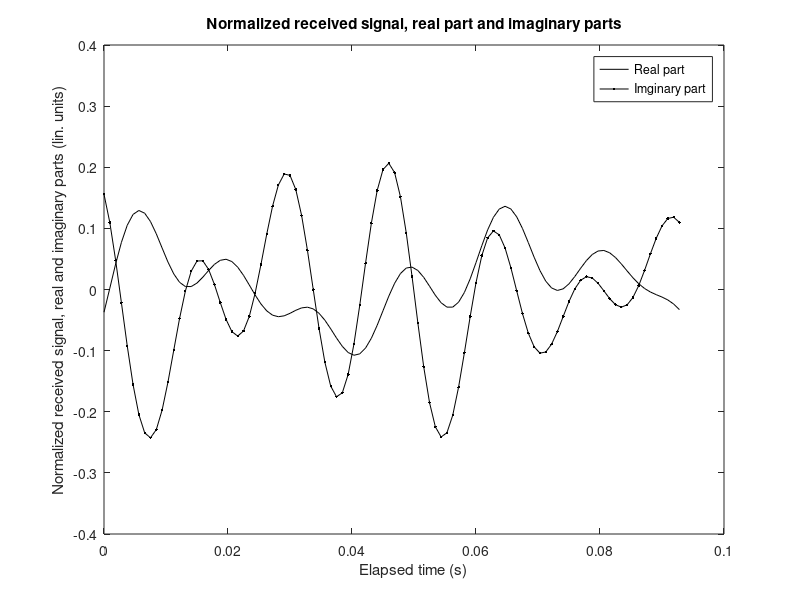
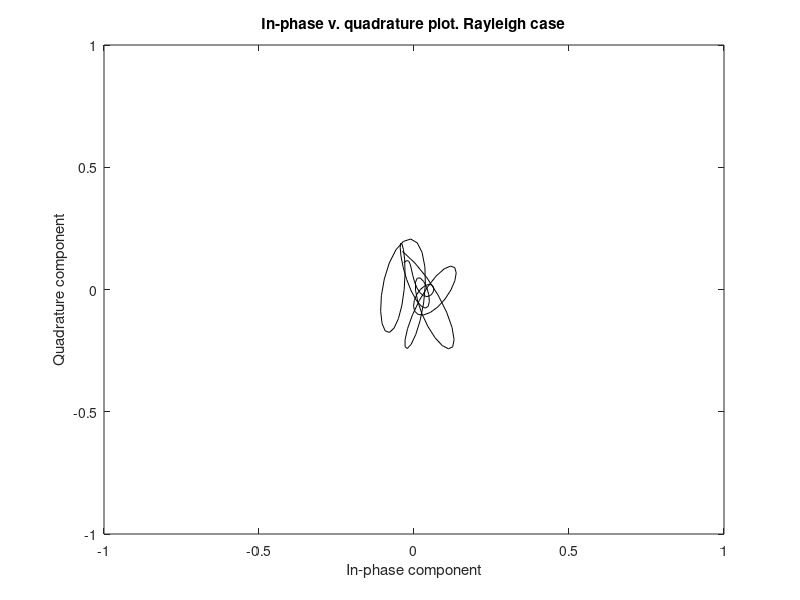
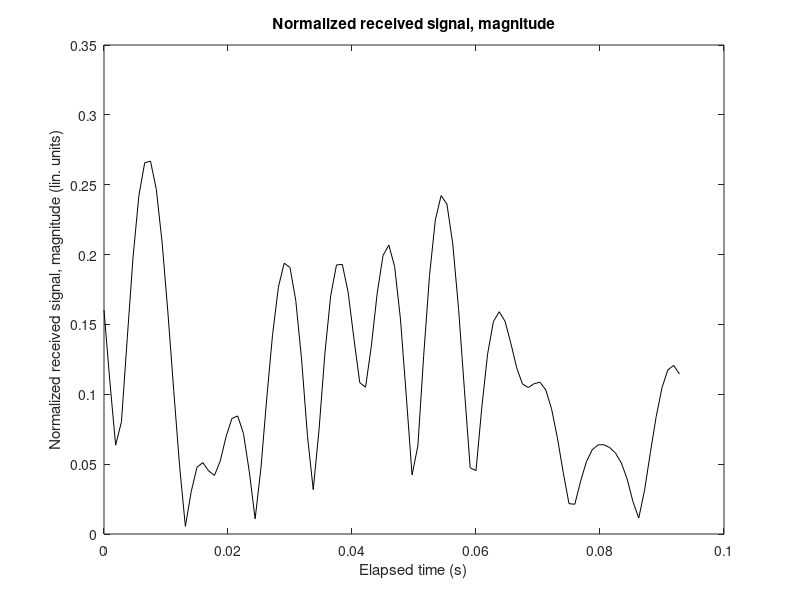
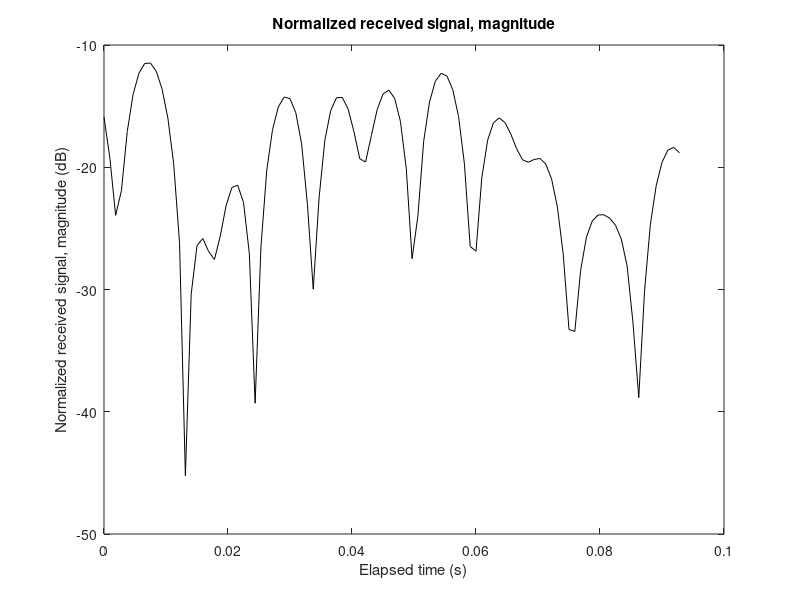

Reproduce these figures in MATLAB, in order.
%
% project131
%
% INITIALIZE =========================================================
clear 
close all
clc
% ====================================================================

load series131                 % Rayleigh case 

timeaxis=series131(:,1);       % timeaxis in s
I=real(series131(:,2));        % signal levels are referred to the
Q=imag(series131(:,2));        % direct's signal level

% ======================================================================
figure,plot(timeaxis,I,'k',timeaxis,Q,'k.-')
title('Normalized received signal, real part and imaginary parts')
ylabel('Normalized received signal, real and imaginary parts (lin. units)')
xlabel('Elapsed time (s)')
legend('Real part','Imginary part')

figure,plot(I,Q,'k')
title('In-phase v. quadrature plot. Rayleigh case')
ylabel('Quadrature component')
xlabel('In-phase component')
axis([-1 1 -1 1])

figure,plot(timeaxis,abs(I+j.*Q),'k')
title('Normalized received signal, magnitude')
ylabel('Normalized received signal, magnitude (lin. units)')
xlabel('Elapsed time (s)')

figure,plot(timeaxis,20*log10(abs(I+j.*Q)),'k')
title('Normalized received signal, magnitude')
ylabel('Normalized received signal, magnitude (dB)')
xlabel('Elapsed time (s)')

figure,plot(timeaxis,angle(I+j.*Q),'k')
title('Received signal, modulo-\pi phase')
ylabel('Received signal, modulo-\pi phase (radians)')
xlabel('Elapsed time (s)')

figure,plot(timeaxis,unwrap(angle(I+j.*Q)),'k')
title('Received signal, absolute phase')
ylabel('Received signal, phase (radians)')
xlabel('Elapsed time (s)')
